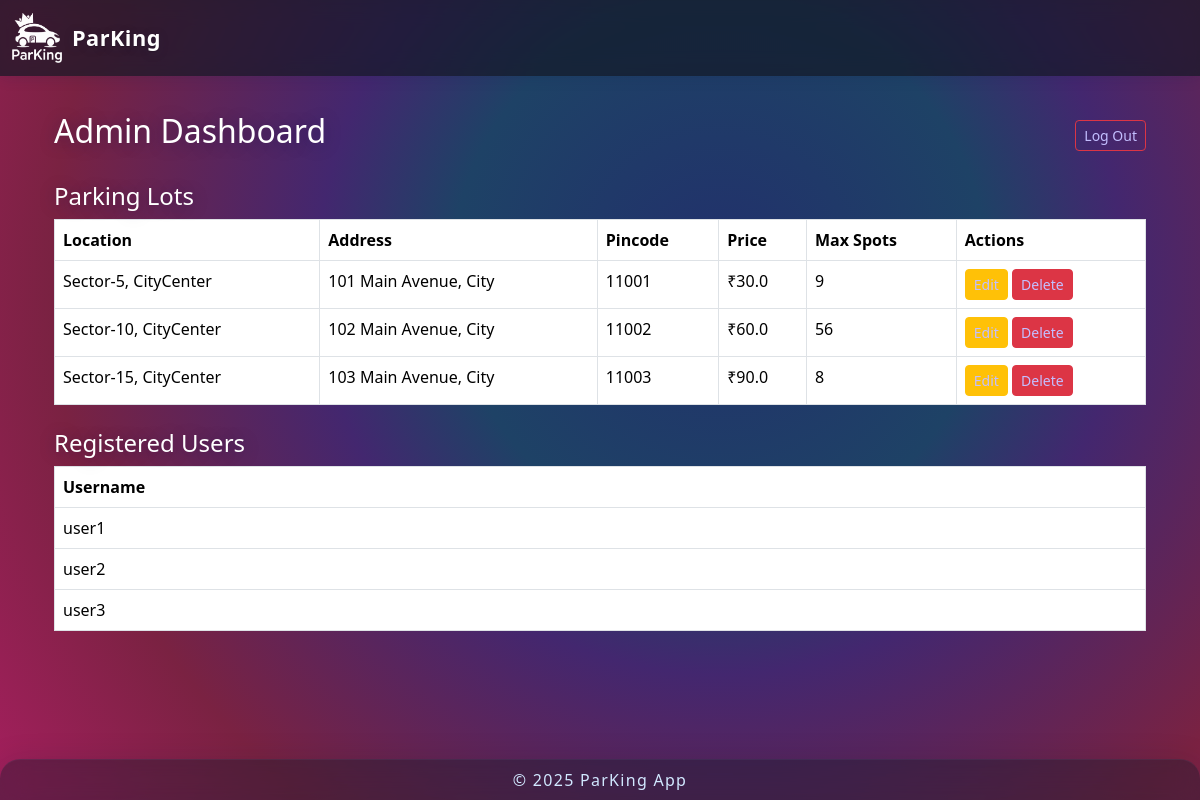
/admin/dashboard (signed in), run on an earlier commit of the app's database.
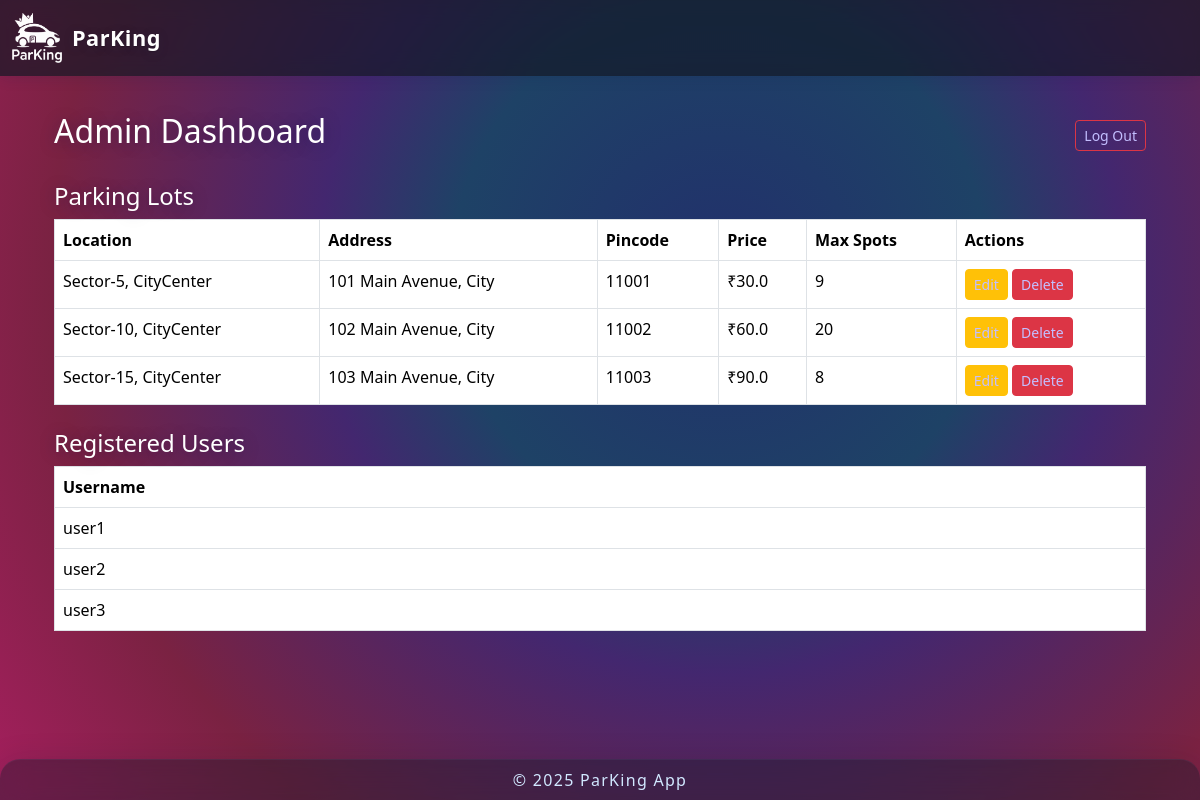
And on a later commit of the database.
### controllers/database.py (models this page shows)
class ParkingLot(db.Model):
    id = db.Column(db.Integer, primary_key=True)        # Primary key column is `id`
    location = db.Column(db.String(120), nullable=False)
    prices = db.Column(db.Float, nullable=False)
    address = db.Column(db.String(200), nullable=False)
    pincode = db.Column(db.String(10), nullable=False)
    max_spots = db.Column(db.Integer, nullable=False)
    spots = db.relationship('ParkingSpot', backref='parking_lot', lazy=True)

### app.py (the view)
@app.route('/admin/dashboard')
def admin_dashboard():
    if 'admin_id' not in session:
        flash("Please log in as admin to access dashboard.", "danger")
        return redirect(url_for('admin_login'))
    parking_lots = ParkingLot.query.all()
    users = User.query.all()
    return render_template('admin_dashboard.html', lots=parking_lots, users=users)

### templates/admin_dashboard.html
{% extends "layout.html" %}
{% block content %}
<div class="container py-4">
  <div class="d-flex justify-content-between align-items-center mb-4">
    <h2>Admin Dashboard</h2>
    <a href="{{ url_for('admin_logout') }}" class="btn btn-outline-danger btn-sm">Log Out</a>
  </div>
  <h4>Parking Lots</h4>
  <table class="table table-bordered mb-4">
    <thead>
      <tr>
        <th>Location</th>
        <th>Address</th>
        <th>Pincode</th>
        <th>Price</th>
        <th>Max Spots</th>
        <th>Actions</th>
      </tr>
    </thead>
    <tbody>
      {% for lot in lots %}
      <tr>
        <td>{{ lot.location }}</td>
        <td>{{ lot.address }}</td>
        <td>{{ lot.pincode }}</td>
        <td>₹{{ lot.prices }}</td>
        <td>{{ lot.max_spots }}</td>
        <td>
          <a href="{{ url_for('admin_edit_lot', lot_id=lot.id) }}" class="btn btn-sm btn-warning">Edit</a>
          {% set occupied_spots = lot.spots|selectattr('status', 'equalto', 'O')|list|length %}
          {% if occupied_spots == 0 %}
            <a href="{{ url_for('admin_delete_lot', lot_id=lot.id) }}" class="btn btn-sm btn-danger" onclick="return confirm('Confirm delete this parking lot?')">Delete</a>
          {% else %}
            <button class="btn btn-sm btn-secondary" disabled>Delete</button>
          {% endif %}
        </td>
      </tr>
      {% endfor %}
    </tbody>
  </table>
  <h4>Registered Users</h4>
  <table class="table table-bordered">
    <thead>
      <tr><th>Username</th></tr>
    </thead>
    <tbody>
      {% for user in users %}
      <tr><td>{{ user.username }}</td></tr>
      {% endfor %}
    </tbody>
  </table>
</div>
{% endblock %}

What changed in the data, as far as the page shows it:
changed ParkingLot "Sector-10, CityCenter": max_spots "56" → "20"
